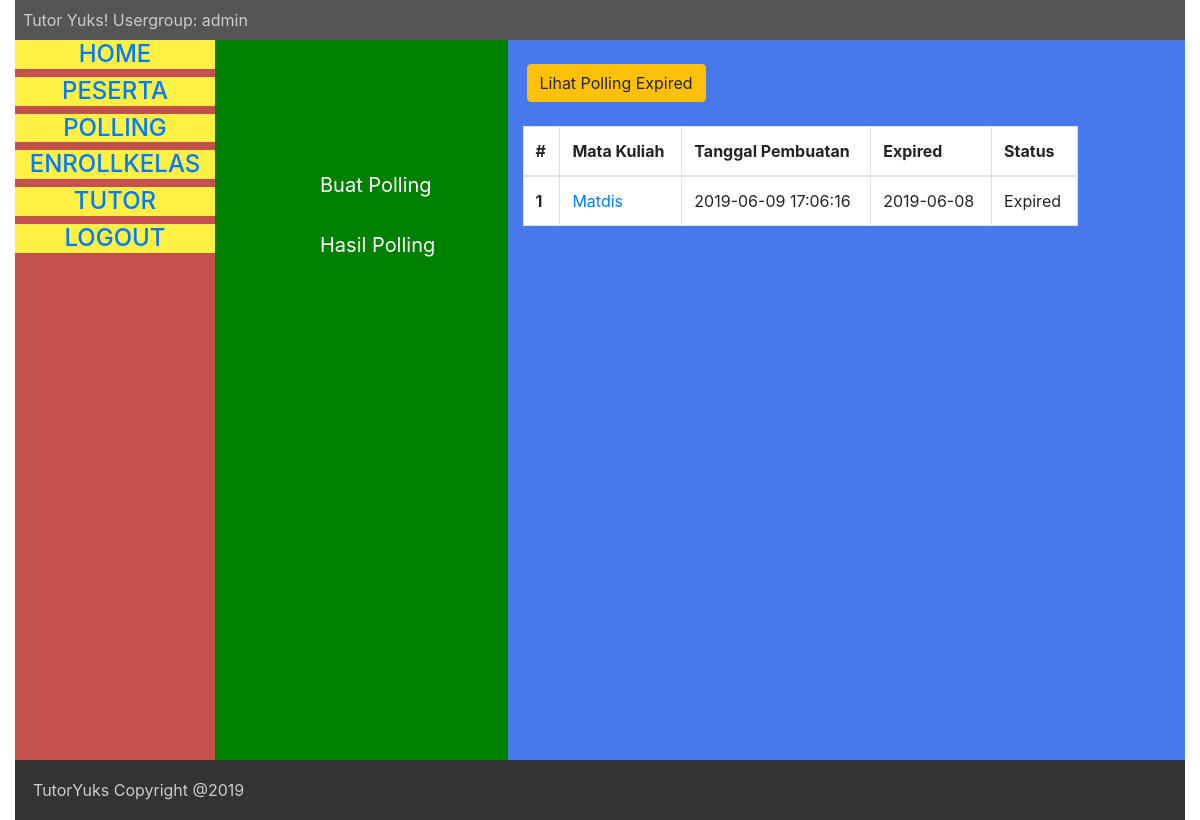
The page /admin/pollingexpired.php (signed in) on the database its author committed.
### tables this page shows
CREATE TABLE `polling` (
  `id` int(11) NOT NULL AUTO_INCREMENT,
  `tanggal_pembuatan` timestamp NULL DEFAULT CURRENT_TIMESTAMP,
  `expired` date DEFAULT NULL,
  `matkul` varchar(50) DEFAULT NULL,
  `prodi` char(10) DEFAULT NULL,
  `angkatan` char(10) DEFAULT NULL,
  `status_expired` int(1) DEFAULT '0',
  PRIMARY KEY (`id`)
);

### admin/proses/function/functions.php (called while the page is built, shortened)
<?php
	$conn = mysqli_connect(DB_HOST, DB_USER, DB_PASS, DB_NAME);
	function exeQuery($query){
		global $conn;
		$stat = mysqli_query($conn, $query);
		return $stat;
	}
	function getAllPolling()
	{
		$sql = "SELECT * from polling";
		$polling = exeQuery($sql);
		return $polling;
	}
?>

### admin/pollingexpired.php (the view, shortened to what this page needs)
<?php
require_once "header.php";
include_once "proses/function/functions.php";
?>
	  				<div class="col-sm-3" style="background-color: green;">
	  						<div style="margin-top: 130px;font-size: 20px;margin-left: 90px;">
	  								<a href="polling.php" style="color: white;">Buat Polling</a>
								</div>
	  						<div style="margin-top :30px;font-size: 20px;margin-left: 90px;">
	  								<a href="listpolling.php" style="color: white;">Hasil Polling</a>
	  							</div>
	  				</div>
	  				<div class="col-sm-6">
	  				<br/>
	  				<a href="pollingexpired.php" class="btn btn-warning ml-1 mb-4">Lihat Polling Expired</a>
	  				<br/>
						<table class="table table-bordered" style="background-color: white;">
						  <thead>
						    <tr>
						      <th scope="col">#</th>
						      <th scope="col">Mata Kuliah</th>
						      <th scope="col">Tanggal Pembuatan</th>
						      <th scope="col">Expired</th>
						      <th scope="col">Status</th>
						    </tr>
						  </thead>
						  <?php
						  	$polling = getAllPolling(); $i=1;
						  	while($dataPolling = mysqli_fetch_array($polling, MYSQLI_ASSOC)){
						  		if($dataPolling['status_expired'] == 1){
						  ?>
						  <tbody>
						    <tr>
						      <th scope="row"><?=$i++?></th>
						      <td><a href="detailPolling.php?id=<?=$dataPolling['id']?>"><?= $dataPolling['matkul']?></td></a>
						      <td><?= $dataPolling['tanggal_pembuatan']?></td>
						      <td><?= $dataPolling['expired']?></td>
						      <td>Expired</td>
						    </tr>
						  </tbody>
						  <?php
							}
							}
						  ?>
						</table>
	  				</div>
<?php
require_once "footer.php";
?>

### rows shown on the page
polling: matkul "Matdis", tanggal_pembuatan "2019-06-09 17:06:16", expired "2019-06-08"

### other values the page prints
$_SESSION['role'] "admin"
